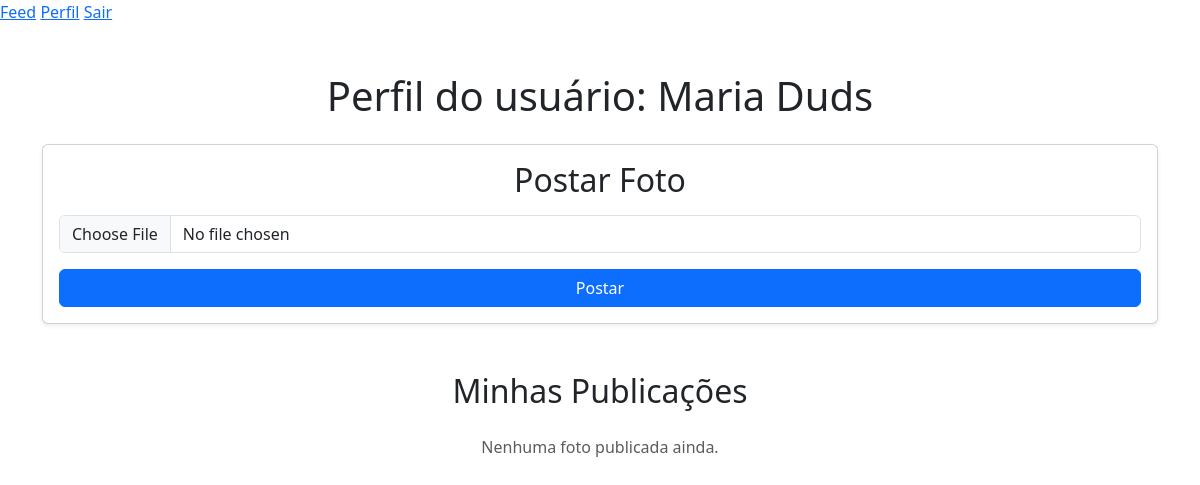
Before: /profile/2 (signed in) with the older database file.
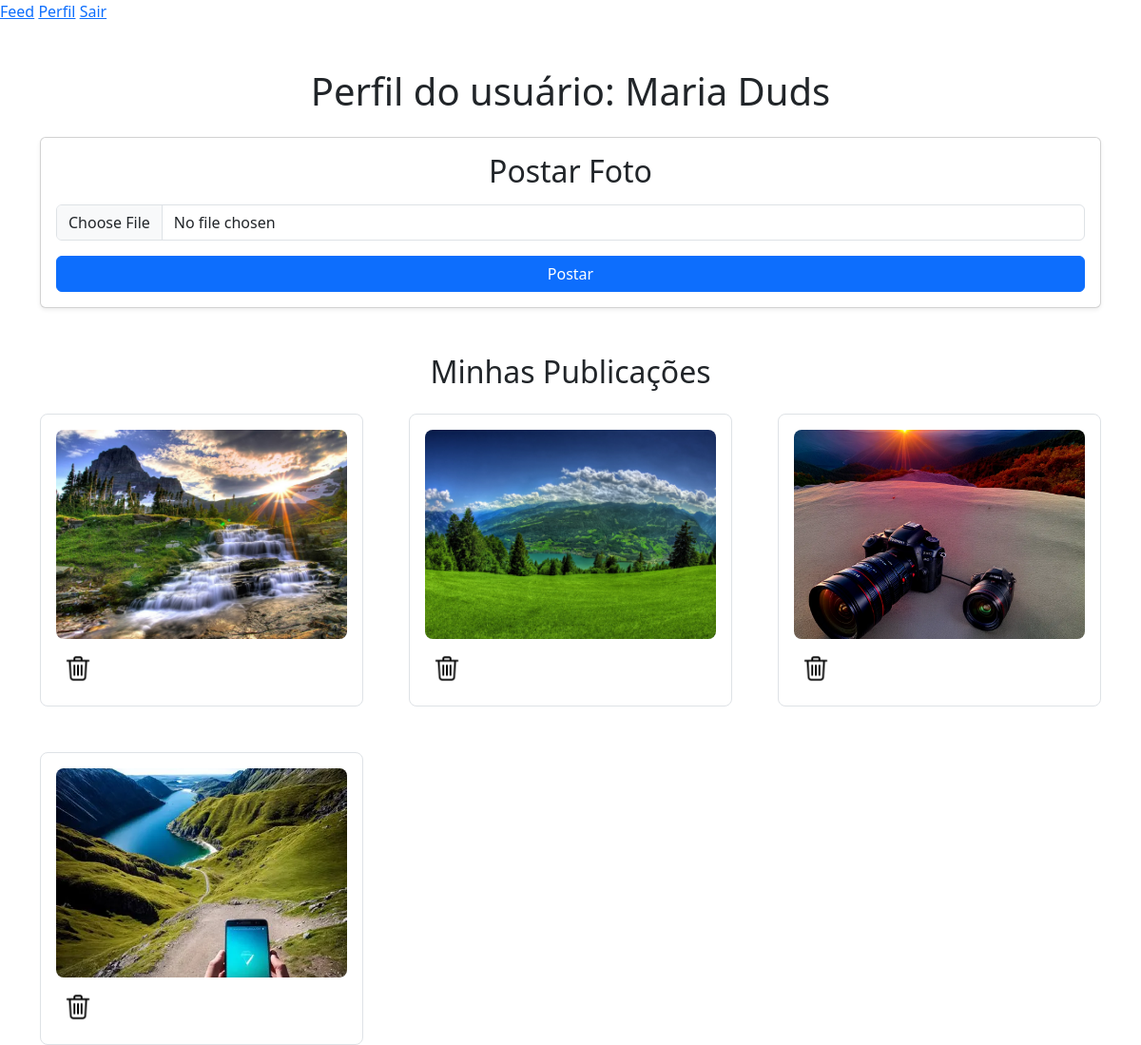
After: the same page with the newer database file.
### appfleshi/models.py (models this page shows)
class Photo(database.Model):
    id = database.Column(database.Integer, primary_key=True)
    file_name = database.Column(database.String(255), default="default.jpg")
    upload_date = database.Column(database.DateTime(timezone=True), nullable=False, default=lambda: datetime.now(timezone.utc))
    user_id = database.Column(database.Integer, database.ForeignKey("user.id"), nullable=False)
    likes = database.relationship('Like', backref='photo', lazy=True, cascade="all, delete-orphan") #Permite a exclusão de fotos

### appfleshi/routes.py (the view, shortened to what this page needs)
@app.route('/profile/<user_id>', methods=['GET', 'POST'])
@login_required
def profile(user_id):
    user_to_view = None #Variável flexível
    photo_form = None
    if int(user_id) == current_user.id:
        user_to_view = current_user #Atribui o objeto que é dono do perfil à variável
        photo_form = PhotoForm()
    else:
        user_to_view = User.query.get(int(user_id)) #Atribui um perfil terceiro à variável
        if not user_to_view:
            return redirect(url_for('feed'))
    for photo in user_to_view.photos:
        photo.user_liked = any(like.user_id == current_user.id for like in photo.likes)
    return render_template('profile.html', user=user_to_view, form=photo_form)

### appfleshi/forms.py
class PhotoForm(FlaskForm):
    photo = FileField("Foto", validators=[DataRequired()])
    submit = SubmitField("Postar")

### appfleshi/models.py (called while the page is built)
@login_manager.user_loader
def load_user(user_id):
    return User.query.get(int(user_id))

### appfleshi/templates/profile.html (shortened to what this page needs)
{% extends "homepage.html" %}
{% block body %}
{% include "navbar.html" %}
<div class="container mt-5">
    <h1 class="text-center mb-4">Perfil do usuário: {{ user.username }}</h1>
    {% if form %}
    <div class="card p-3 mb-4 shadow-sm">
        <h2 class="text-center mb-3">Postar Foto</h2>
        <form method="post" enctype="multipart/form-data">
            <div class="mb-3">
                {{ form.photo(class="form-control") }}
            </div>
            <div>
                {{ form.submit(class="btn btn-primary w-100") }}
            </div>
        </form>
    </div>
    {% endif %}
    <h2 class="text-center mt-5 mb-4">Minhas Publicações</h2>
    <div class="row g-5">
        {% for photo in user.photos %}
        <div class="col-12 col-sm-6 col-md-4 d-flex justify-content-center">
            <div class="border rounded-3 p-3" style="width: 430px;">
                    <img src="{{ url_for('static', filename='posts_photos/' ~ photo.file_name) }}"
                         alt="Imagem de {{ user.username }}"
                         style="width: 100%; height: 220px; object-fit: cover; display: block; border-radius: 8px;x">
                {% if user.id == current_user.id %}
                    <form action="{{ url_for('delete', photo_id=photo.id) }}" method="post" class="mt-2">
                        <button type="submit" class="btn border-0 bg-transparent p-2">
                            <img src="{{ url_for('static', filename='site_photos/delete.png') }}"
                                 alt="Lata de lixo" width="30px">
                        </button>
                    </form>
                {% endif %}
            </div>
        </div>
        {% endfor %}
    </div>
    {% if not user.photos %}
        <p class="text-center mt-5 text-muted">Nenhuma foto publicada ainda.</p>
    {% endif %}
</div>
{% endblock %}

Changed rows visible on the page:
added Photo: file_name (picture)
added Photo: file_name (picture)
added Photo: file_name (picture)
added Photo: file_name (picture)
Other visible differences:
text no longer shown: "Nenhuma foto publicada ainda."
